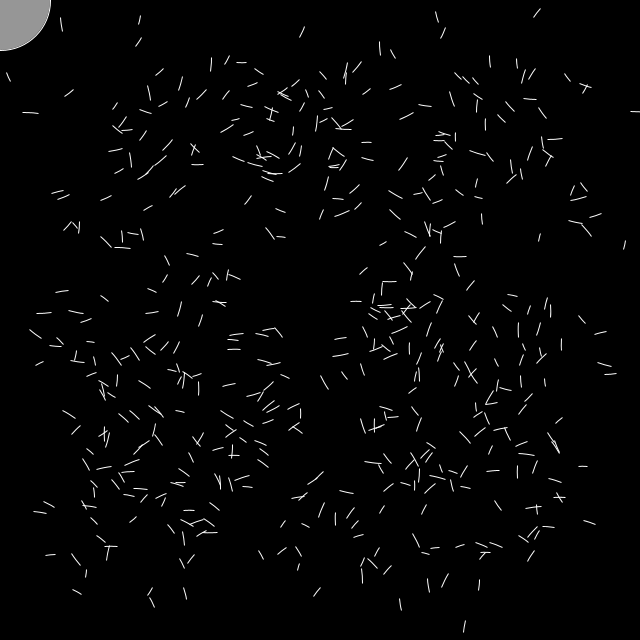
Frame 1 (no input)
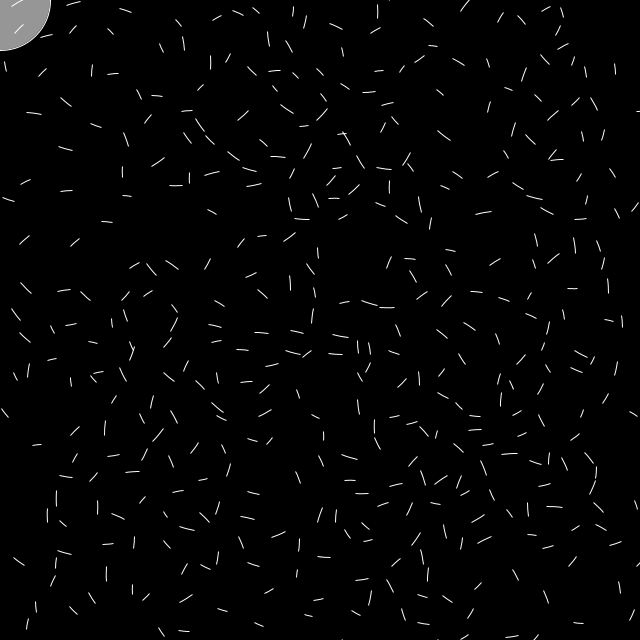
Frame 60 (the mouse pressed at the canvas centre just before this capture)
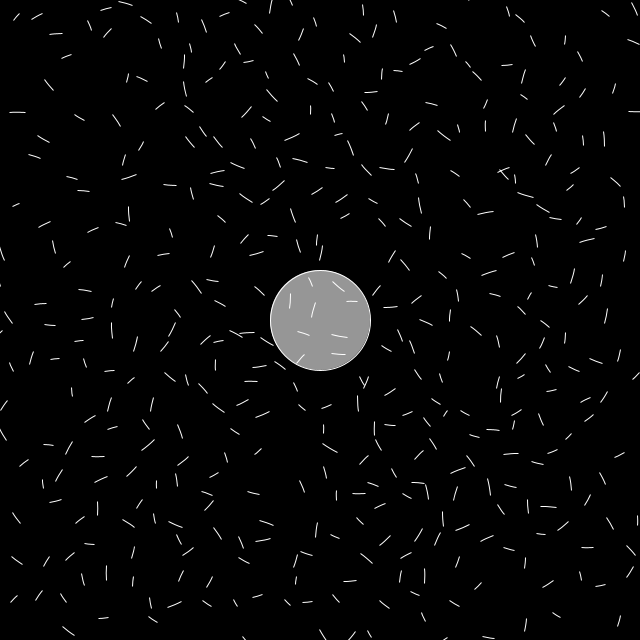
Frame 120 (the mouse held since frame 60 and released just before this capture)

The Processing sketch that drew these frames (run headless with seeded random() and noise(); from frame 60 on, the mouse is pressed at the canvas centre):

// Processing sketch: traffic_jam
// ── traffic_jam.pde
float air = 0.5;
float mouseR = 50;
class P {
  PVector p, v;
  PVector c;
  float r;
  float speed;
  
  P(float x, float y) {
    p = new PVector(x, y);
    v = new PVector();
    c = new PVector(random(width), random(height));
    r = random(width / 12, width / 6);
    speed = random(10, 50) / r;
  }
  
  void update() {
    PVector target = p.copy();
    target.sub(c);
    target.normalize();
    target.mult(r);
    target.add(c);
    
    PVector force = target.copy();
    force.sub(p);
    float d = force.mag();
    force.normalize();
    force.mult(0.5 * d);
    v.add(force);
    
    PVector angular_force = target.copy();
    angular_force.sub(c);
    angular_force.set(-angular_force.y, angular_force.x);
    angular_force.normalize();
    angular_force.mult(speed);
    v.add(angular_force);
    
    p.add(v);
    v.mult(air);
  }
  
  void draw() {
    stroke(255, 255);
    strokeWeight(1);
    noFill();
    float angle = PVector.sub(p, c).heading();
    arc(c.x, c.y, r * 2, r * 2, angle - PI/24 - speed * PI/48, angle);
    
    noStroke();
    fill(255);
  } 
}

ArrayList<P> ps = new ArrayList<P>();

void setup() {
  size(640, 640);
  ellipseMode(CENTER);
  strokeCap(SQUARE);
  for (int i = 0; i < 500; i++) {
    ps.add(new P(random(width), random(height)));
  }
}

void update() {
  for (P p: ps) {
    p.update();
  }
  
  for (int i = 0; i < ps.size(); i++) {
    for (int j = i + 1; j < ps.size(); j++) {
      P a = ps.get(i);
      P b = ps.get(j);
      
      PVector delta = PVector.sub(b.p, a.p);
      float d = max(1, delta.mag());
      if (d > 50) {
        continue;
      }
      delta.normalize();
      delta.mult(-10 / d);
      a.v.add(delta);
      b.v.sub(delta);
    }
  }
  
  for (int i = 0; i < ps.size(); i++) {
    P a = ps.get(i);
    PVector mouse = new PVector(mouseX, mouseY);
    
    PVector delta = PVector.sub(mouse, a.p);
    float d = max(1, delta.mag());
    if (d > mouseR + 10) {
      continue;
    }
    delta.normalize();
    delta.mult(-max(0, (d - mouseR)) * 1);
    a.v.add(delta);
  }
}

void draw() {
  update();
  
  fill(0);
  rect(0, 0, width, height);
  stroke(255);
  fill(150);
  strokeWeight(1);
  ellipse(mouseX, mouseY, mouseR * 2, mouseR * 2);
  for (P p: ps) {
    p.draw();
  }
}
